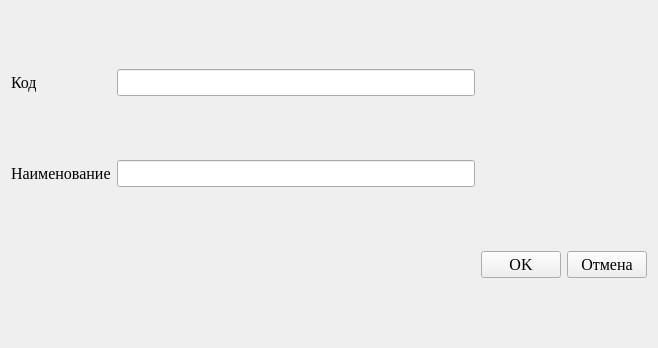
<?xml version="1.0" encoding="UTF-8"?>
<ui version="4.0">
 <class>CategoryDocsEditDialog</class>
 <widget class="QWidget" name="CategoryDocsEditDialog">
  <property name="geometry">
   <rect>
    <x>0</x>
    <y>0</y>
    <width>658</width>
    <height>348</height>
   </rect>
  </property>
  <property name="font">
   <font>
    <family>Times New Roman</family>
    <pointsize>12</pointsize>
   </font>
  </property>
  <property name="windowTitle">
   <string>Категории документов</string>
  </property>
  <property name="windowIcon">
   <iconset resource="../../../res.qrc">
    <normaloff>:/icons/icon.png</normaloff>:/icons/icon.png</iconset>
  </property>
  <layout class="QGridLayout" name="gridLayout">
   <item row="1" column="1">
    <widget class="QLineEdit" name="titleEdit"/>
   </item>
   <item row="0" column="0">
    <widget class="QLabel" name="label_2">
     <property name="text">
      <string>Код</string>
     </property>
    </widget>
   </item>
   <item row="1" column="0">
    <widget class="QLabel" name="label_3">
     <property name="text">
      <string>Наименование</string>
     </property>
    </widget>
   </item>
   <item row="2" column="3">
    <widget class="QPushButton" name="cancelButton">
     <property name="maximumSize">
      <size>
       <width>16777215</width>
       <height>16777215</height>
      </size>
     </property>
     <property name="text">
      <string>Отмена</string>
     </property>
    </widget>
   </item>
   <item row="2" column="0">
    <widget class="QLabel" name="label">
     <property name="text">
      <string/>
     </property>
    </widget>
   </item>
   <item row="0" column="1">
    <widget class="QLineEdit" name="codeEdit"/>
   </item>
   <item row="2" column="2">
    <widget class="QPushButton" name="okButton">
     <property name="text">
      <string>OK</string>
     </property>
    </widget>
   </item>
  </layout>
 </widget>
 <resources>
  <include location="../../../res.qrc"/>
 </resources>
 <connections/>
</ui>
